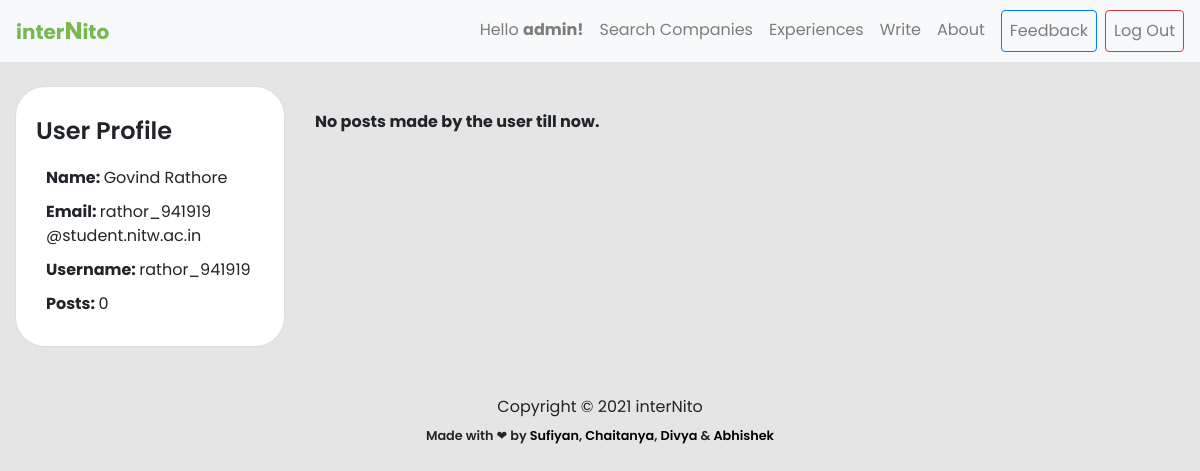
The page /profile/rathor_941919 (signed in) on the database as committed earlier.
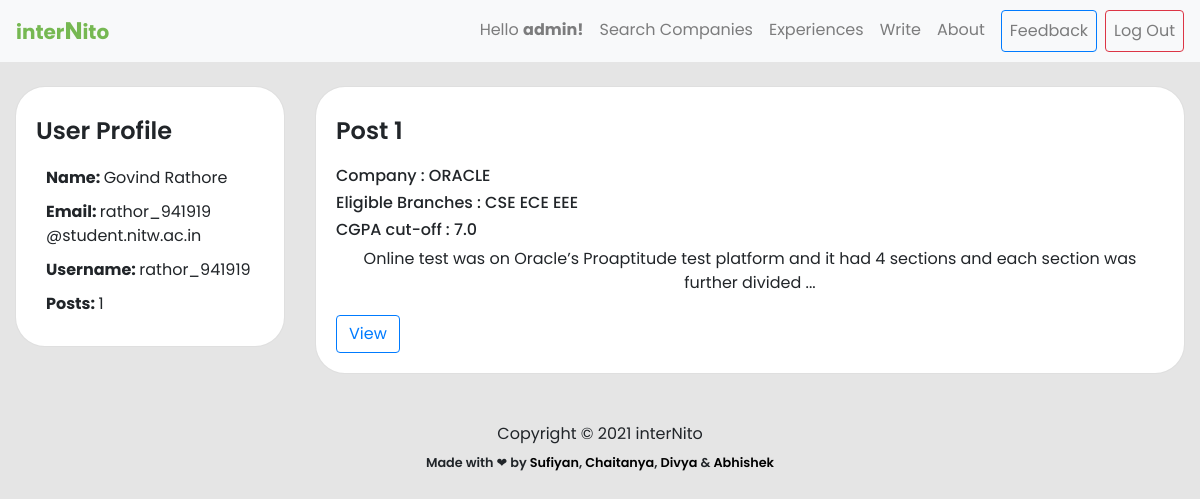
The same page on the database as committed later.
### experience/models.py (models this page shows, shortened)
class Experience(models.Model):
    user = models.ForeignKey(User, on_delete = models.CASCADE)
    name = models.CharField(max_length=80)
    branch = models.CharField(max_length=255,blank=True)
    cgpa_cutoff = models.FloatField(blank=True)
    resume = models.TextField(blank=True)
    batch = models.CharField(max_length=255, blank=True)
    company = models.CharField(max_length=255,blank=False)
    summary = models.TextField(blank=False)
    period = models.CharField(max_length=255,blank=False)
    ot_summary = models.TextField(blank = True)
    ot_question1 = models.TextField(blank = True, null = True)
    ot_question1_link = models.TextField(blank = True, null = True, default = 'NONE')
    ot_question2 = models.TextField(blank = True, null = True)
    ot_question2_link = models.TextField(blank = True, null = True)
    ot_question3 = models.TextField(blank = True, null = True)
    ot_question3_link = models.TextField(blank = True, null = True)
    ot_question4 = models.TextField(blank = True, null = True)
    ot_question4_link = models.TextField(blank = True, null = True)
    round1_details = models.TextField(blank = True, null = True)
    round2_details = models.TextField(blank = True, null = True)
    round3_details = models.TextField(blank = True, null = True)
    final_summary = models.TextField(blank = True, null = True)

### experience/views.py (the view)
# urls.py: path('profile/<username>', views.profile, name='profile'),
@login_required()
def profile(request, username):
    try:
        user = User.objects.get(username=username)
        if user.is_superuser and not request.user.is_superuser:
            return HttpResponseRedirect(reverse('home'))
        is_current_user = False
        if user.id == request.user.id:
            is_current_user = True
        posts = Experience.objects.filter(user=user)
        count = len(posts)
        msg_empty = False
        if count == 0:
            msg_empty = 'No posts made by the user till now.'
        context = {
            'user': user,
            'is_current_user': is_current_user,
            'posts': posts,
            'count': count,
            'msg_empty': msg_empty,
        }
        if user.is_superuser:
            context['all_users'] = User.objects.all().order_by('pk')
            context['staff_id'] = True
        elif request.user.is_staff:
            context['staff_id'] = False
        elif not is_current_user:
            return HttpResponseRedirect(reverse('home'))
        return render(request, 'profile.html', context)
    except User.DoesNotExist:
        return HttpResponseRedirect(reverse('home'))

### templates/profile.html (shortened to what this page needs)
{% extends 'base.html' %} {% load static %} {% block content %}
<link rel="stylesheet" href="{% static 'css/post.css' %}" />
<link rel="stylesheet" href="{% static 'css/experience.css' %}" />
<div class="container-fluid body" style="font-family: 'Poppins', sans-serif">
  <div class="row">
    <div class="col-lg-3">
      <div class="card post-card mt-4">
        <div class="card-body">
          <h5 class="card-title">User Profile</h5>
          <p class="abt-info-title">
            <strong>Name: </strong>{{ user.first_name }} {{ user.last_name }}
          </p>
          <p class="abt-info-title">
            <strong>Email: </strong>
            {% if user.is_staff %}
            {{ user.email }}
            {% else %}
            {{ user.username }} @student.nitw.ac.in
            {% endif %}
          </p>
          <p class="abt-info-title">
            <strong>Username: </strong>{{ user.username }}
          </p>
          <p class="abt-info-title"><strong>Posts: </strong>{{count}}</p>
        </div>
      </div>
    </div>
    <div class="col-lg-9">
      {% if request.user.is_superuser and staff_id %}
      <div class="col">
        <div class="card post-card mt-4">
          <div class="card-body">
            <h4 class="card-title">All Resistered Users : {{ all_users|length }}</h4>
      {% for site_user in all_users %}
        <p> {{ forloop.counter }}. )
      {% if site_user.is_superuser %}
            <strong>Super User :</strong>
      {% endif %}
      <a href="{% url 'profile' site_user.username %}" >{{site_user.first_name}} {{site_user.last_name}}</a></p>
      {% endfor %}
        </div>
        </div>
        </div>
      {% else %}
      {% if msg_empty %} <br><br>
      <p><strong>{{msg_empty}}</strong></p>
      {% endif %}
      {% for post in posts %}
      <div class="row">
        <div class="col">
          <div class="card post-card mt-4">
            <div class="card-body">
              <h4 class="card-title">Post {{ forloop.counter }}</h4>
              <h6>Company : {{ post.company }}</h6>
              <h6>Eligible Branches : {{ post.branch }}</h6>
              <h6>CGPA cut-off : {{ post.cgpa_cutoff }}</h6>
              <p class="card-text blog-text">{{ post.summary }}...</p>
              <a
                type="button"
                class="btn btn-outline-primary"
                href="{% url 'post' post.pk %}"
                >View</a
              >
            </div>
          </div>
        </div>
      </div>
      {% endfor %}
      {% endif %}
    </div>
  </div>
</div>
{% endblock content %}

### templates/base.html (shortened to what this page needs)
{% load static %}
<!DOCTYPE html>
<html lang="en">
  <head>
    <link href="{% static 'css/bootstrap.min.css' %}" rel="stylesheet" />
    <link href="{% static 'css/album.css' %}" rel="stylesheet" />
  </head>
  <nav class="navbar navbar-expand-lg navbar-light bg-light sticky-top">
    <a
    style="color: #76b852"
      class="logoAnchor navbar-brand" href="{% url 'home' %}"
      ><strong>inter<big>N</big>ito</strong></a>
    <div class="collapse navbar-collapse" id="navbarSupportedContent">
      <ul class="navbar-nav ml-auto">
        {% if request.user.is_authenticated %}
        <li class="nav-item">
          <a class="nav-link" href="{% url 'profile' request.user.username %}"
            >Hello <strong>{{ request.user.first_name }}!</strong></a>
        </li>
        {% endif %}
        {% if request.user.is_staff %}
        <li class="nav-item">
          <a class="nav-link" href="{% url 'company' %}">Search Companies</a>
        </li>
        <li class="nav-item">
          <a class="nav-link" href="{% url 'experience' %}">Experiences</a>
        </li>
        {% endif %}
        <li class="nav-item">
          <a class="nav-link" href="{% url 'write' %}">Write</a>
        </li>
        <li class="nav-item">
          <a class="nav-link" href="{% url 'about' %}">About</a>
        </li>
        {% if request.user.is_authenticated %}
        <li class="nav-item">
          <a class="ml-2 btn btn-outline-primary nav-link" href="{% url 'feedback' %}"
            >Feedback</a
          >
        </li>
        <li class="nav-item">
          <a class="ml-2 btn btn-outline-danger nav-link" href="{% url 'logout' %}"
            >Log Out</a
          >
        </li>
        {% endif %}
      </ul>
    </div>
  </nav>
  <body>
    {% block content %} {% endblock content %}
    <footer>
      <div class="container" style="text-align: center">
        <p>
          Copyright © 2021 interNito
        </p>
        <small style="font-weight: 550">Made with &#x2764; by
          <a target="_blank" href="https://www.linkedin.com/in/sufiyan-ansari-nitw/">
            Sufiyan</a>,
          <a target="_blank" href="https://www.linkedin.com/in/chaitanya-hardikar-0ab4821a7/">
            Chaitanya</a>,
          <a target="_blank" href="https://www.linkedin.com/in/divya-soni14/">
            Divya</a>
          &
          <a target="_blank" href="https://www.linkedin.com/in/abhishek-upadhayayula-a541ba1b8/">
            Abhishek</a></small>
      </div>
    </footer>
  </body>
</html>

### static/css/album.css (style rules this page uses)
:root { --jumbotron-padding-y: 3rem; }
footer { padding-top: 3rem; padding-bottom: 3rem; }
footer p { margin-bottom: 0.25rem; }

### static/css/post.css (style rules this page uses)
* { font-family: "Poppins", sans-serif !important; }
body { background-color: #e5e5e5; }

### static/css/experience.css (style rules this page uses)
* { font-family: "Poppins", sans-serif; }
body { background-color: #e5e5e5; }
.card { background-color: white; border-radius: 30px; }
.card-text { text-align: center; }

### templates/base.html (style rules this page uses)
.logoAnchor:hover, .logoAnchor { text-decoration: none; color: #76b852; }
a, a:focus { text-decoration: none; color: black; }

### templates/profile.html (style rules this page uses)
.title, .card-title { font-weight: 600; font-size: 1.5rem; margin: 10px auto 20px auto; }
.abt-info-title { margin: 10px; padding: 0; }
.blog-text { margin-bottom: 20px; }

Rows that differ between the two databases and show on the page:
added Experience: company "ORACLE", branch "CSE ECE EEE", cgpa_cutoff "7.0", summary "Online test was on Oracle’s Proaptitude test platform and it had 4 sections and each section was further divided"
Other text that changed with them:
{{ count }}: "0" → "1"
{{ msg_empty }}: "No posts made by the user till now." → (not shown)
